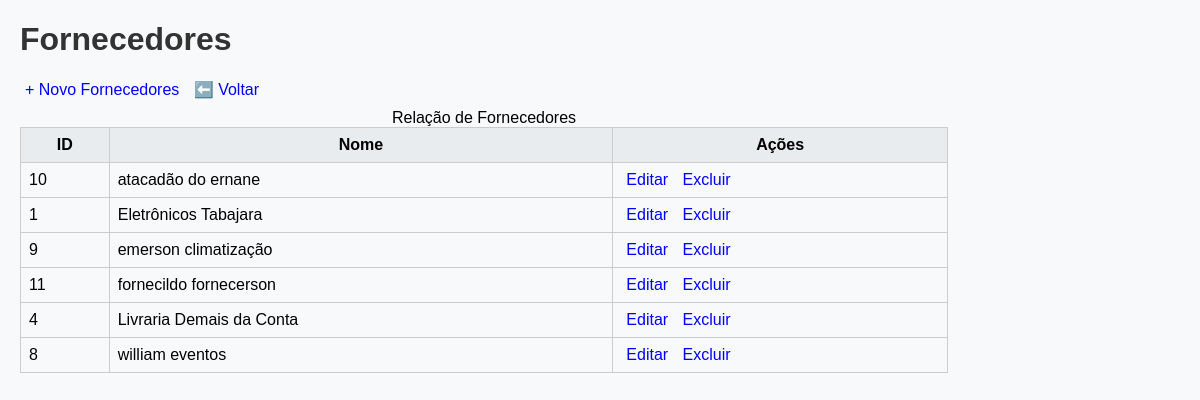
The app's page /fornecedores/listar.php with its own data.
### tables this page shows
CREATE TABLE `fornecedores` (
  `id` int(11) NOT NULL,
  `nome` varchar(100) NOT NULL
);

### src/fornecedor_crud.php (called while the page is built, shortened)
<?php
function buscarFornecedores($conexao){
    $sql = "SELECT * FROM fornecedores ORDER BY nome";
   $consulta = $conexao->query($sql);
   return $consulta->fetchAll();
}

### fornecedores/listar.php (the view, shortened to what this page needs)
<?php
require_once "../src/fornecedor_crud.php";
$fornecedores = buscarFornecedores($conexao);
?>
<!DOCTYPE html>
<html lang="pt-br">
<head>
    <link rel="stylesheet" href="../css/style.css">
</head>
<body>
<h1>Fornecedores</h1>
<a href="inserir.php">+ Novo Fornecedores</a>
<a href="../index.php">⬅️ Voltar</a>
<table>
  <caption> Relação de Fornecedores</caption>
  <tr>
     <th> ID </th>
     <th> Nome </th>
     <th> Ações </th>
</tr>
<?php foreach($fornecedores as $fornecedor) : ?>
    <tr>
        <td><?=$fornecedor['id']?></td>
        <td><?=$fornecedor['nome']?></td>
        <td>
          <a href="editar.php?id=<?=$fornecedor['id']?>">Editar</a>
          <a class="excluir" href="excluir.php?id=<?=$fornecedor['id']?>">Excluir</a>
        </td>
    </tr>
  <?php endforeach; ?>
</table>
</body>
</html>

### css/style.css (style rules this page uses)
body { font-family: Arial, Helvetica, sans-serif; margin: 20px; background-color: #f8f9fa; }
h1, h2 { color: #333; }
a { text-decoration: none; margin: 5px; color: blue; }
table { width: 80%; margin-top: 10px; border-collapse: collapse; }
th, td { border: 1px solid #ccc; padding: 8px; }
th { background-color: #e9ecef; }

### records on screen
fornecedores: id "10", nome "atacadão do ernane"
fornecedores: id "1", nome "Eletrônicos Tabajara"
fornecedores: id "9", nome "emerson climatização"
fornecedores: id "11", nome "fornecildo fornecerson"
fornecedores: id "4", nome "Livraria Demais da Conta"
fornecedores: id "8", nome "william eventos"
